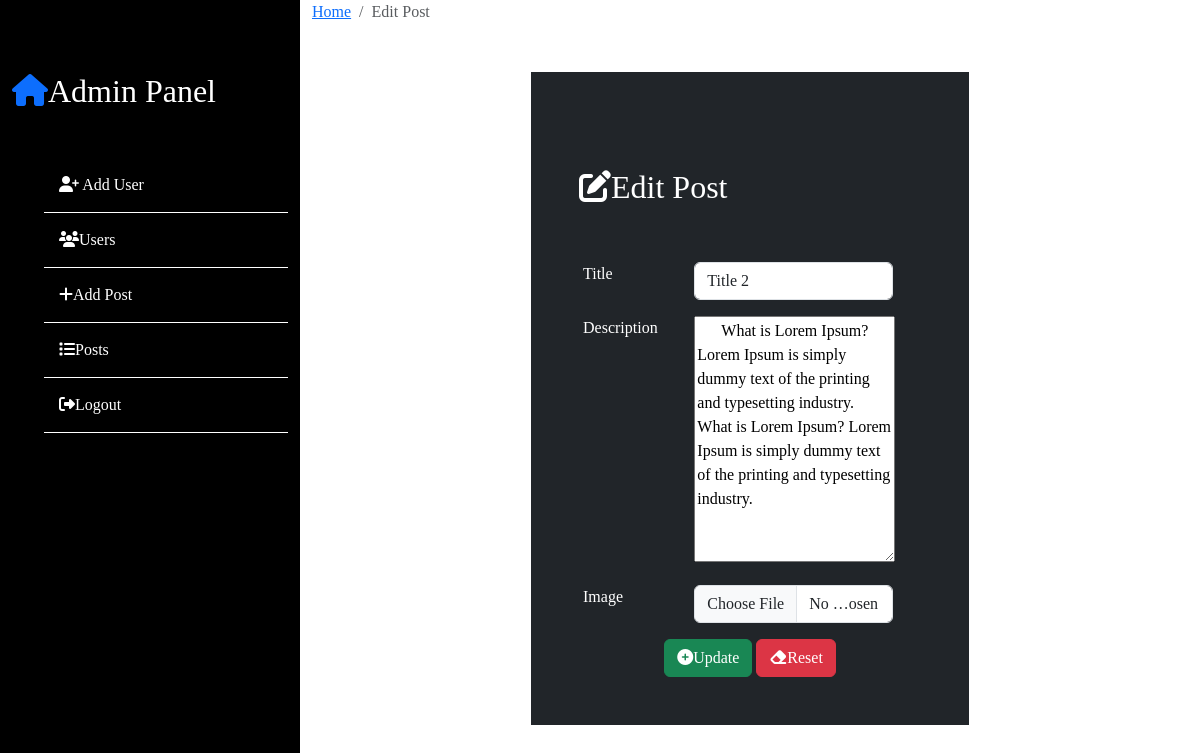
The app's page /views/backends/admin.php?page=post_edit&id=5 (signed in) with its own data.
### tables this page shows
CREATE TABLE `posts` (
  `id` int(11) NOT NULL,
  `title` varchar(255) NOT NULL,
  `description` text NOT NULL,
  `image` varchar(255) NOT NULL,
  `created_at` timestamp NOT NULL DEFAULT current_timestamp(),
  `updated_at` timestamp NOT NULL DEFAULT current_timestamp()
);

### app/Post.php (called while the page is built, shortened)
<?php
	class Post{
		private $conn;
		public function __construct($connection){
				$this->conn=$connection;
		}
	public function getPostById($postId){
		try{
				$status=$this->conn->prepare("SELECT * FROM posts WHERE id=:id");
				$status->bindParam(":id",$postId);
				$status->execute();
				$post=$status->fetch(PDO::FETCH_ASSOC);
				return $post;
		}catch(Exception $e){
		}
	}
	}
?>

### views/backends/posts/postEdit.php (the view, shortened to what this page needs)
 	<div class="col-md-9">
 	<nav aria-label="breadcrumb">
		  <ol class="breadcrumb">
		    <li class="breadcrumb-item"><a href="#">Home</a></li>
		    <li class="breadcrumb-item active" aria-current="page">Edit Post</li>
		  </ol>
	</nav>
<div class="col-md-6 offset-md-3 bg-dark mt-5 p-5">
<form class="row g-3 pt-5" action="../../controllers/PostController.php" method="post"
enctype="multipart/form-data">
  <h2 class="text-white"><i class="fa-solid fa-pen-to-square"></i>Edit Post</h2>
  	<div class="row mt-5">
    <label for="title" class="col-md-4 text-white">Title</label>
    <div class="col-md-8">
    <input type="text" name="title" class="form-control " id="title" value="<?php echo $post['title'];?>">
    </div>
  </div>
  <div class="row mt-3" >
    <label for="description" class="col-md-4 text-white">Description</label>
    <div class="col-md-8">
    <textarea name="description" id="description" cols="20" rows="10" >
      <?php echo $post['description'] ?>
    </textarea>
    </div>
  </div>
  	<div class="row mt-3">
    <label for="image" class="col-md-4 text-white">Image</label>
    <div class="col-md-8">
    <input type="file" name="image" class="form-control " id="image" >
    </div>
  </div>
  <div class="text-center">
    <button type="submit" class="btn btn-success"><i class="fa-solid fa-circle-plus"></i>Update</button>
    <button type="submit" class="btn btn-danger"><i class="fa-solid fa-eraser"></i>Reset</button>
  </div>
</form>
</div>
</div>

### assets/css/admin.css (style rules this page uses)
body { font-family: Cambria; }

### records on screen
posts: title "Title 2", description "What is Lorem Ipsum? Lorem Ipsum is simply dummy text of the printing and typesetting industry. What is Lorem Ipsum? Lorem Ipsum is simply dummy text of the printing and typesetting industry."
